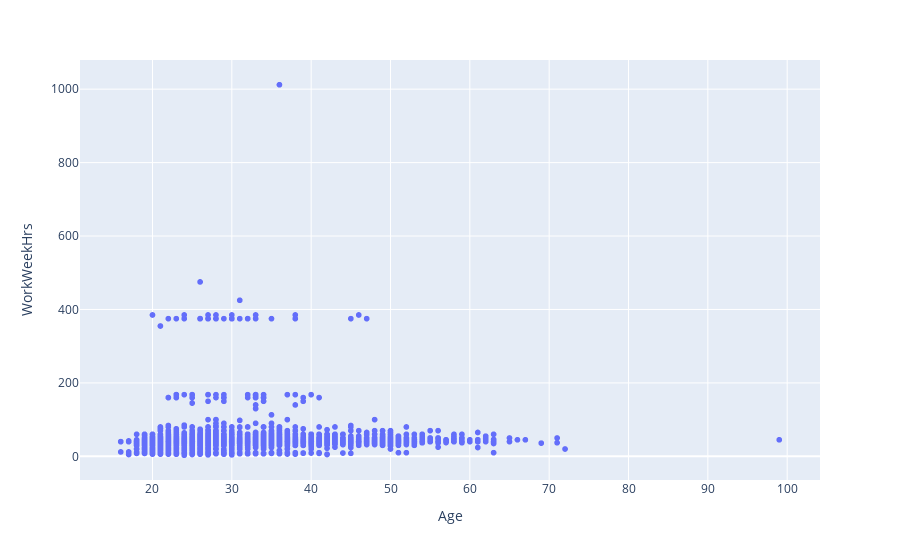

Source (notebook cell):
### Markdown cell above
Create a scatter plot of `Age` and `WorkWeekHrs.`

### Code cell
# your code goes here

fig3= px.scatter(df, x='Age', y='WorkWeekHrs')
fig3.show()

### Figure 1 — Plotly figure (JSON) as saved in the notebook; plotly's stock layout.template omitted (floating-point values rounded to 4 significant figures; data arrays with more than 128 entries replaced by an {"elided": "..."} marker saying what was removed)
{"data": [{"hovertemplate": "Age=%{x}<br>WorkWeekHrs=%{y}<extra></extra>", "legendgroup": "", "marker": {"color": "#636efa", "symbol": "circle"}, "mode": "markers", "name": "", "showlegend": false, "type": "scattergl", "x": {"elided": "11398 int values"}, "xaxis": "x", "y": {"elided": "11398 float values"}, "yaxis": "y"}], "layout": {"legend": {"tracegroupgap": 0}, "margin": {"t": 60}, "xaxis": {"anchor": "y", "domain": [0, 1], "title": {"text": "Age"}}, "yaxis": {"anchor": "x", "domain": [0, 1], "title": {"text": "WorkWeekHrs"}}}}
